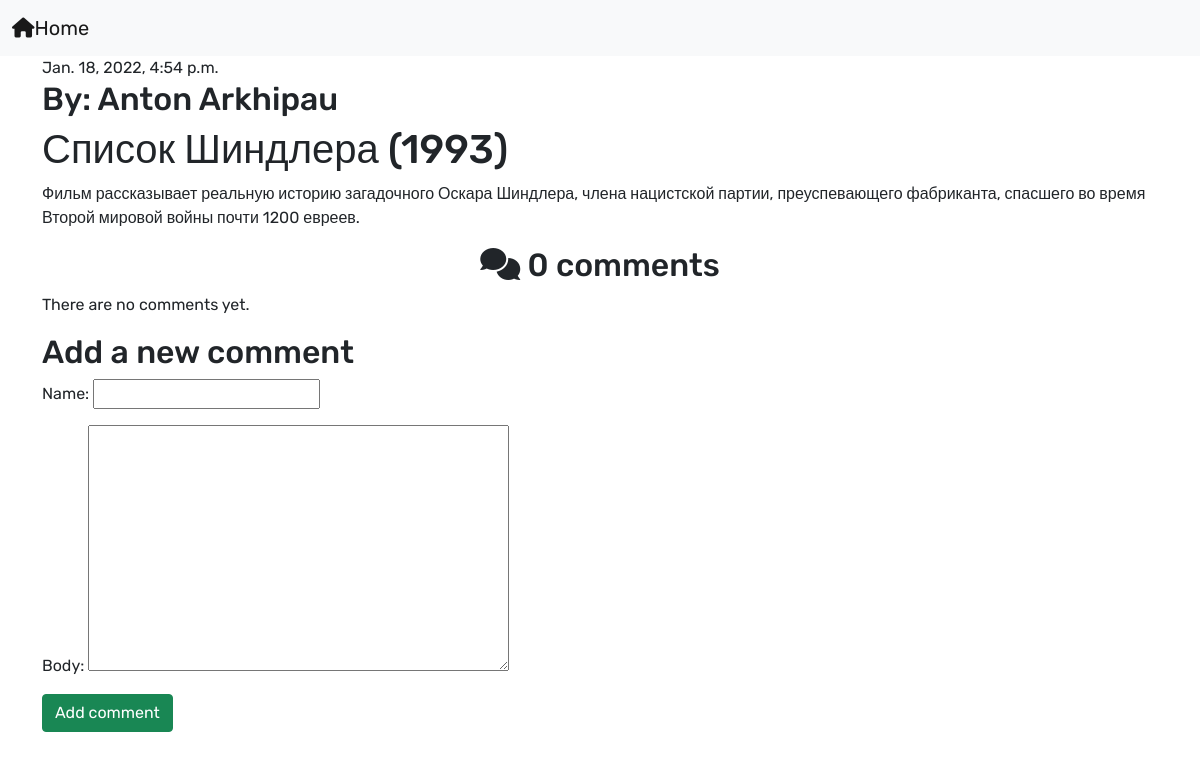
The page /post/9/ on the database as committed earlier.
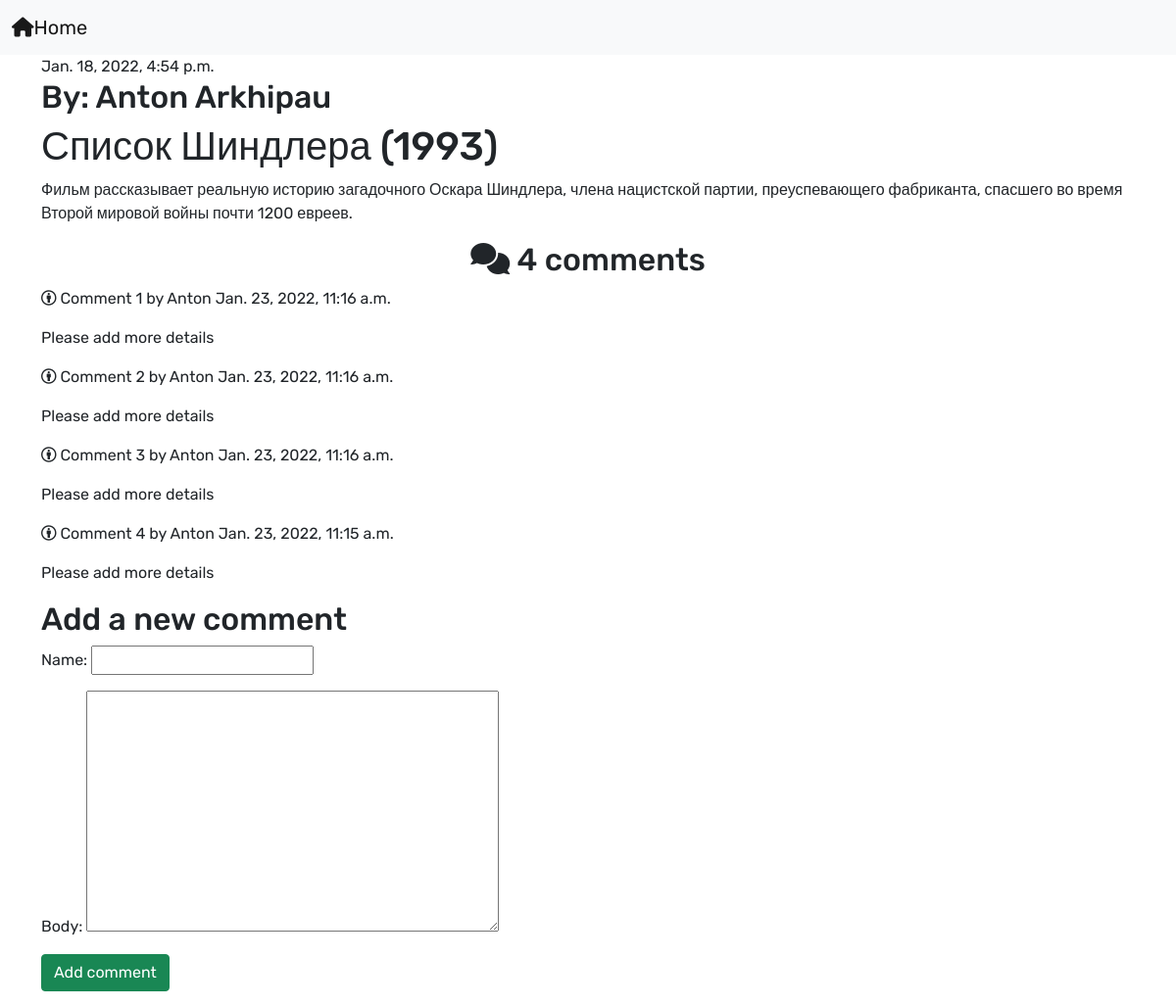
The same page on the database as committed later.
### blog/models.py (models this page shows, shortened)
class Post(models.Model):
    author = models.ForeignKey(settings.AUTH_USER_MODEL, on_delete=models.CASCADE) # первичный ключ таблицы (генерируется автоматически при создании нового поста)
    title = models.CharField(max_length=150) # текстовое поле ограниченное 150 исмволами
    text = models.TextField() # текстовое поле, неограниченное размерами
    created = models.DateTimeField(default=timezone.now) # исходя из названия, будет отображать время создания поста
    tags = TaggableManager()

class Comment(models.Model):
    post = models.ForeignKey(Post, related_name='comments', on_delete=models.CASCADE) # связь по внешнему ключу с конкретным постом
    name = models.CharField(max_length=80)
    body = models.TextField()
    created = models.DateTimeField(auto_now_add=True)
    updated = models.DateTimeField(auto_now=True)
    active = models.BooleanField(default=True) # поле active имеет будево значение, чтобы отключить нежелательные комментарии
    class Meta:
        verbose_name = 'Комментарий'
        verbose_name_plural = 'Комментарии'
        ordering = ('-created',)

### blog/views.py (the view)
# urls.py: path('post/<int:pk>/', views.post_detail, name="post_detail"),
def post_detail(request, pk):
    post = get_object_or_404(Post,
                             pk=pk)  # эта строчка. pk = это парметр функции get_object_or_404, а второй pk - это парметр функции post_detail
    comments = post.comments.filter(
        active=True)  # запрос(QuerySet) для получения всех активных комментариев для конкретного поста.
    if request.method == 'POST':  # если же запрос POST
        comment_form = CommentForm(data=request.POST)  # то созд. экземпляр формы с использованием отправных данных
        if comment_form.is_valid():  # проверка с помошью is_valid, если же не прошла проверку, то будут отображаться ошибки валидности в шаблоне
            new_comment = comment_form.save(
                commit=False)  # если она валидная, то 1. созд. новый объект Comment вызвав метод save
            new_comment.post = post  # связь комментария с конкретным постом
            new_comment.save()  # созраняем комментарий в БД
    else:  # если request.method == 'GET', т.е. мы исп. один и тот же view для отображения формы заполнения комментария
        comment_form = CommentForm()
    return render(request, 'blog/post_detail.html', {'post': post,
                                                     'comments': comments,
                                                     'comment_form': comment_form})  # 'post' это ключ, по которому осущ запрос на верхней строчке

### blog/forms.py
class CommentForm(ModelForm):
    class Meta:
        model = Comment
        fields = ('name', 'body')

### blog/templates/blog/post_detail.html (shortened to what this page needs)
{% extends 'blog/base.html' %}
{% block content %}
<div class="container">
    <div class="post">
        {% if post.created %}
            <div class="date">
                {{ post.created }}
            </div>
        {%  endif %}
        <h2>By: {{post.author.first_name}} {{post.author.last_name}}</h2>
        <h1>{{post.title}}</h1>
        <p>{{post.text}}</p>
        {% with comments.count as total_comments %}
            <h2 style="text-align: center"><i class="fas fa-comments"></i>
                {{ total_comments }} comment{{ total_comments|pluralize }}
            </h2>
        {% endwith %}
        {% for comment in comments %}
            <div class="comment">
                <p class="info"><i class="fab fa-creative-commons-by"></i>
                    Comment {{ forloop.counter }} by {{ comment.name }}
                    {{ comment.created }}
                </p>
                {{ comment.body|linebreaks }}
            </div>
        {% empty %}
            <p>There are no comments yet.</p>
        {% endfor %}
        {% if new_comment %}
            <h2>Your comment has been added.</h2>
        {% else %}
            <h2>Add a new comment</h2>
            <form action="." method="post">
                {{ comment_form.as_p }}
                <p><input type="submit" class="btn btn-success" value="Add comment"></p>
            </form>
        {% endif %}
    </div>
</div>
{% endblock %}

### blog/templates/blog/base.html (shortened to what this page needs)
<!DOCTYPE html>
<html lang="en">
<head>
    <link href="https://cdn.jsdelivr.net/npm/bootstrap@5.1.3/dist/css/bootstrap.min.css" rel="stylesheet">
    <link rel="stylesheet" href="https://cdnjs.cloudflare.com/ajax/libs/font-awesome/6.0.0-beta3/css/all.min.css">
</head>
<body>
    <nav class="navbar navbar-light bg-light">
         <div class="container-fluid">
             <a class="navbar-brand" href="{% url 'post_list' %}"><i class="fas fa-home"></i>Home</a>
        </div>
    </nav>
    {% block content %}
    {% endblock %}
</body>
</html>

### blog/templates/blog/base.html (style rules this page uses)
body { font-family: 'Rubik', sans-serif; }
a { text-decoration: none; }

Rows that differ between the two databases and show on the page:
added Comment: name "Anton", created "Jan. 23, 2022, 11:16 a.m.", body "Please add more details"
added Comment: name "Anton", created "Jan. 23, 2022, 11:16 a.m.", body "Please add more details"
added Comment: name "Anton", created "Jan. 23, 2022, 11:16 a.m.", body "Please add more details"
added Comment: name "Anton", created "Jan. 23, 2022, 11:15 a.m.", body "Please add more details"
Other text that changed with them:
{{ total_comments }}: "0" → "4"
text no longer shown: "There are no comments yet."
